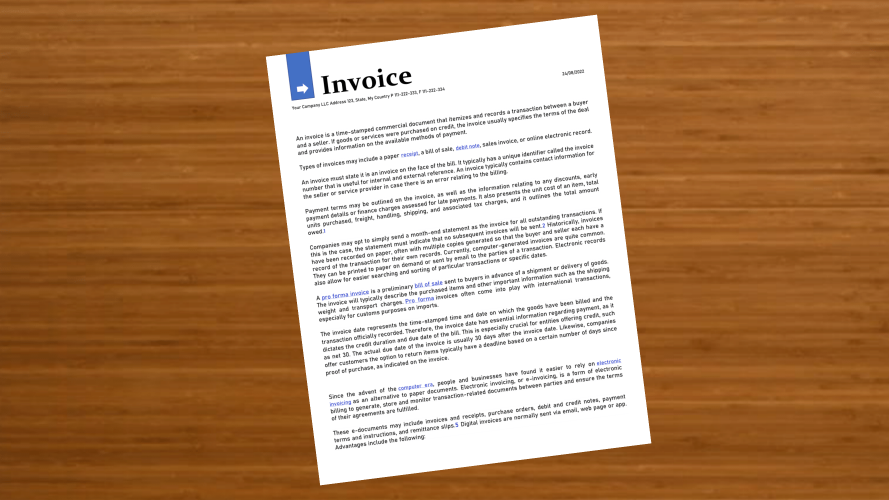
#> input picture Image Processing/z1.png, 2667 x 1500 px (shown at 1/3 size)
$ jupyter execute ImageTransformation.ipynb
#> lines starting #> are read from the running program, lines starting #| are printed output that depends on the picture
[cell 1]
# CamScanner
# Image Transformation - Translate, Rotate, Resize, Crop
# Perpective Transform

[cell 2]
import cv2
import numpy as np
import matplotlib.pyplot as plt

[cell 3]
img = cv2.imread("z1.png")
#> img is the input picture: shape (1500, 2667, 3); mean B, G, R 97.2, 134.2, 175.6

[cell 4]
img.shape
#> Out = (1500, 2667, 3)

[cell 5]
plt.imshow(img)
plt.show()

[cell 6]
rows, cols = img.shape[:2]
#> rows = 1500; cols = 2667

[cell 7]
# Translate Image
# create translation matrix
# Format :  [[1, 0, tx],
#            [0, 1, ty]]
# tx - shift in x direction
# ty - shift in y direction
matrix = np.float32([[1, 0, -200],
                     [0, 1, 50]])

# Apply translation
# params : (image, translation matrix, output image size)
translated = cv2.warpAffine(img, matrix, (cols, rows))
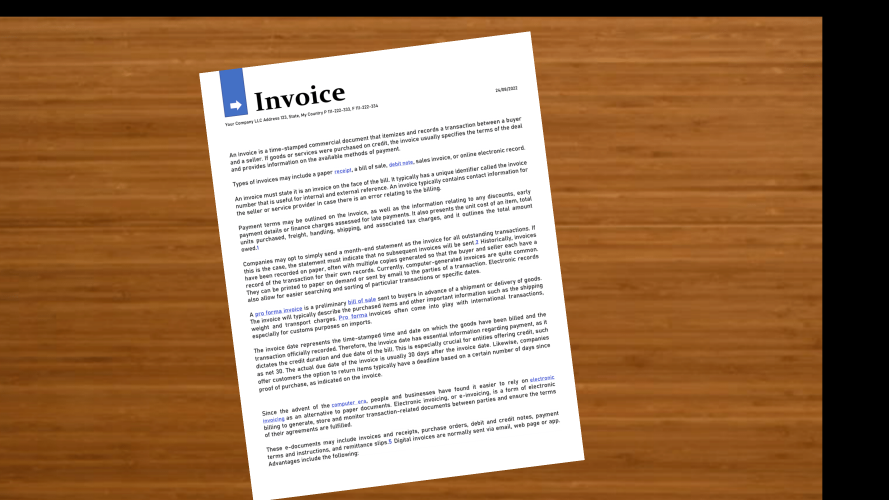
#> translated: shape (1500, 2667, 3) (shown at 1/3 size); mean B, G, R 94.7, 126.1, 161.3
plt.imshow(translated)
plt.show()

[cell 8]
# Rotation
# Center of rotation

center = (rows//2, cols//2)
#> center = (750, 1333)
# Parameters : (center, angle of rotation, scale factor)
# angle of rotation - positive value - counter clockwise, negative value - clockwise (in degree)
# scale  - zoom (default =1 )

matrix = cv2.getRotationMatrix2D(center, -7, 1)
rotated = cv2.warpAffine(img, matrix, (cols, rows))
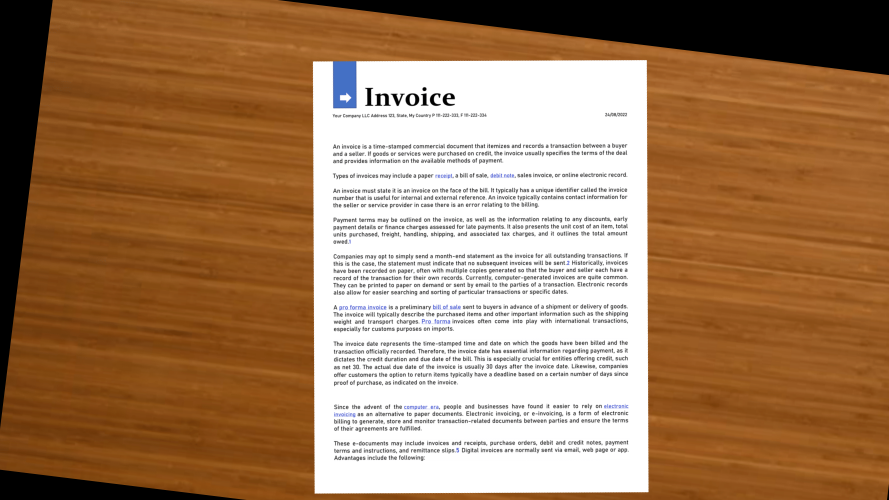
#> rotated: shape (1500, 2667, 3) (shown at 1/3 size); mean B, G, R 94.6, 126.9, 162.9
plt.imshow(rotated)
plt.show()

[cell 9]
# Resize image
resized = cv2.resize(img, (1000, 850))
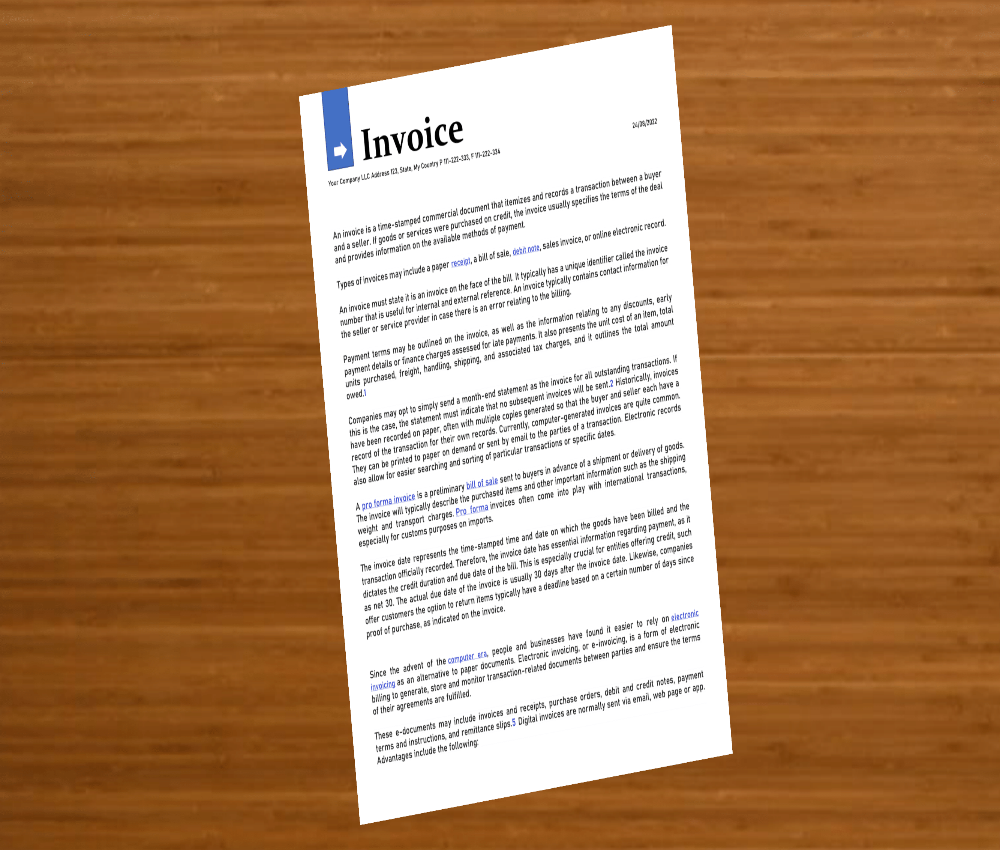
#> resized: shape (850, 1000, 3); mean B, G, R 97.1, 134.2, 175.6
# center = (rows//2, cols//2)
# matrix = cv2.getRotationMatrix2D(center, -7, 1)
# rotated = cv2.warpAffine(img, matrix, (cols, rows))
plt.imshow(resized)
plt.show()

[cell 10]
# rotated [start_y:end_y, start_x:end_x]
# first = row(height - y)
# second = column(width - x)
cropped = rotated[200:1400, 950:1950]
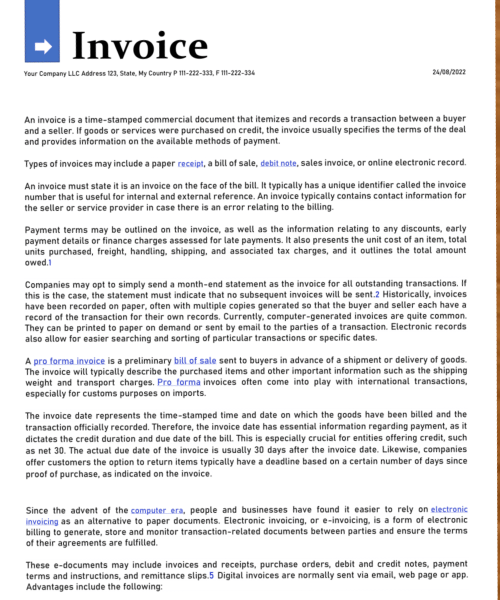
#> cropped: shape (1200, 1000, 3) (shown at 1/2 size); mean B, G, R 233.2, 232.6, 232.8

plt.imshow(cropped)
plt.show()

[cell 11]
# Perspective Transform
# Convert titled document into - top-down flat view
# Source points - [top-left, top-right, bottom-right, bottom-left]
points1 = np.float32([[100, 100], [200, 100], [300, 300], [80, 420]])
# Destination points - [top-left, top-right, bottom-right, bottom-left]
points2 = np.float32([[0, 0], [400, 0], [400, 500], [0, 500]])

matrix = cv2.getPerspectiveTransform(points1, points2)
warped = cv2.warpPerspective(cropped, matrix, [400, 500])
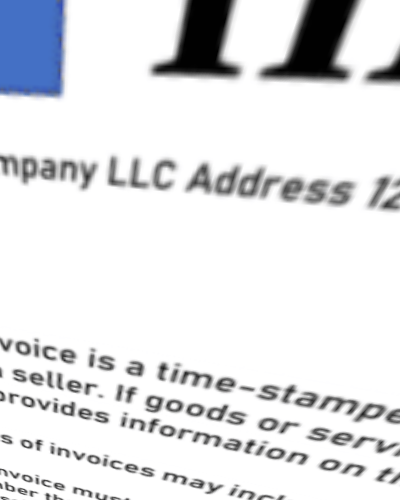
#> warped: shape (500, 400, 3); mean B, G, R 229.3, 226.8, 225.6
plt.imshow(warped)
plt.show()

[cell 12]
import cv2

[cell 13]
cap = cv2.VideoCapture(0)
i = 0
while True:
  flag , frame = cap.read()
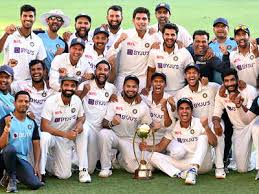
#> input picture Image Processing/download.jpg, 259 x 194 px, given in place of the camera
#> frame is the input picture: shape (194, 259, 3); mean B, G, R 143.1, 155.4, 163.4
  if not flag:
    print("No frame detected")
    break
  cv2.imshow("Webcam", frame)
  i+=1
  cv2.imwrite(f'images/img_{i}.jpg', frame)
  # wait for 25 ms (controls the speed of the video)
  key = cv2.waitKey(25) & 0xFF
#> (key Esc is pressed here)
  # 27 is the ASCII code for the ESC key
  if key == 27:
    break
cap.release()
cv2.destroyAllWindows()
